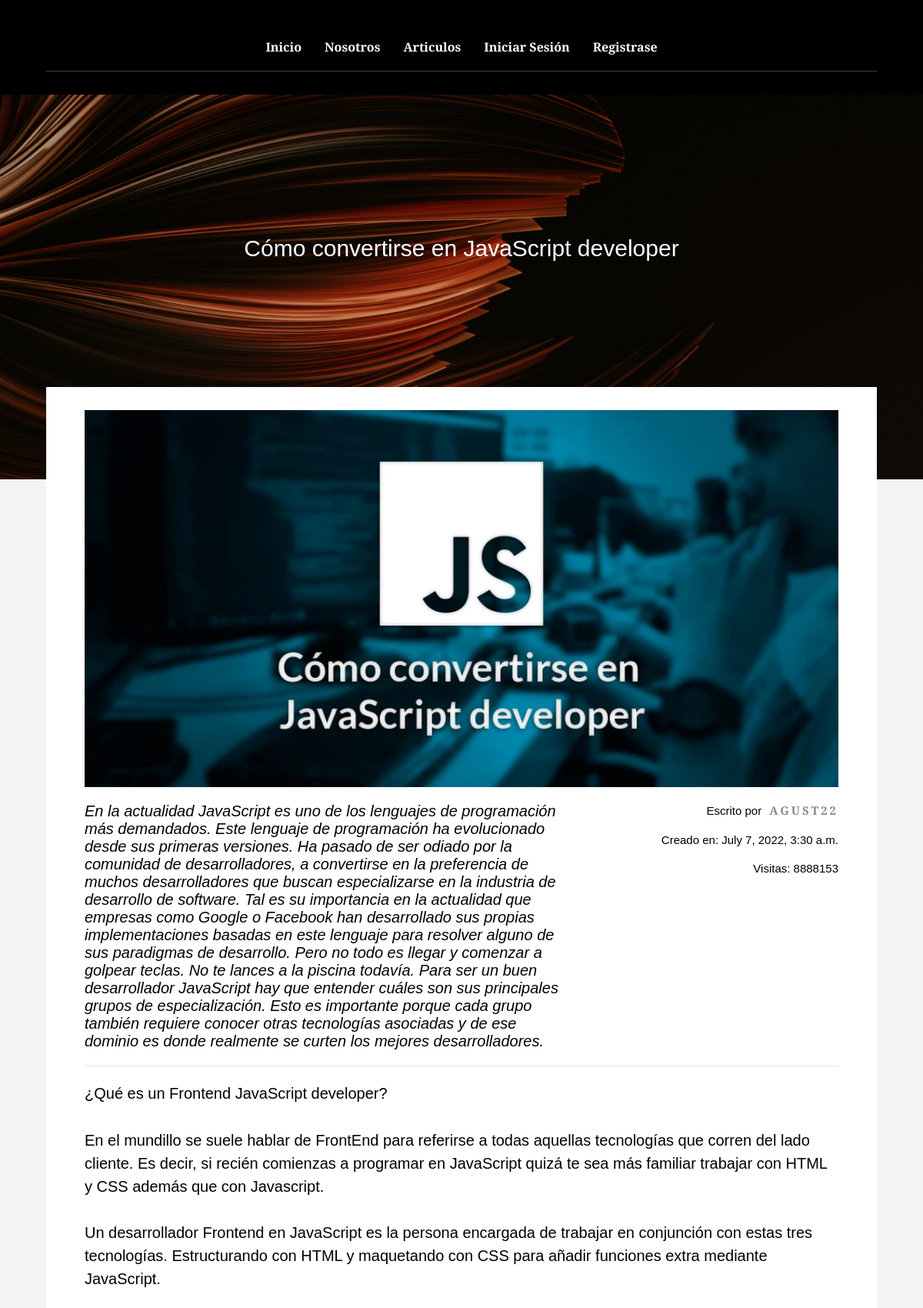
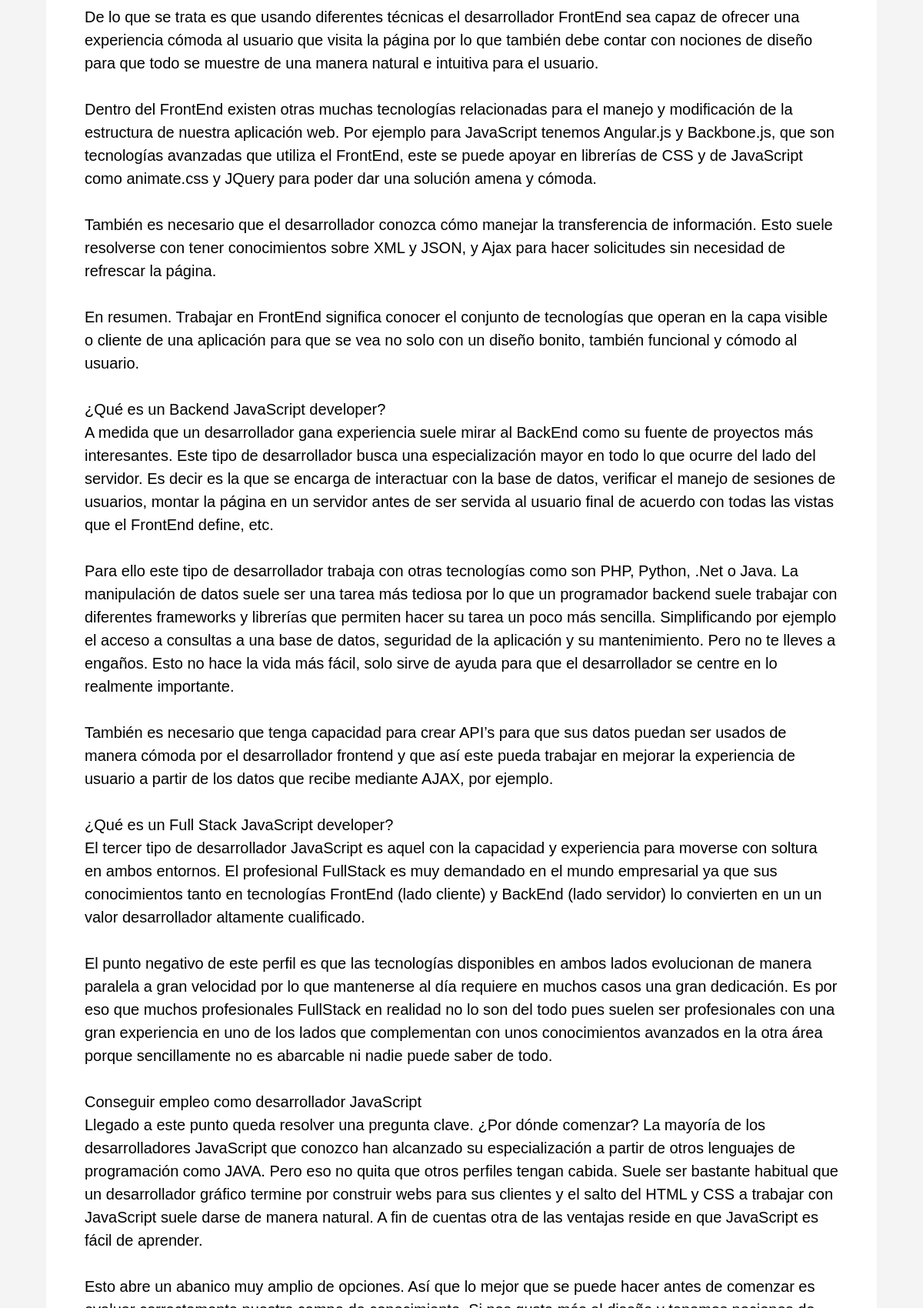
The page /post/22/ (upper part) on the database its author committed (2 pictures, top to bottom).
### Post/models.py (models this page shows)
class Post(models.Model):
    title = models.CharField(max_length=100)
    subtitle = models.CharField(max_length=100)
    summary = models.TextField()
    description = models.TextField()
    image = models.ImageField(upload_to="post", null = True, blank = True)
    created_post = models.DateTimeField(default=timezone.now)
    user = models.ForeignKey(User, on_delete=models.CASCADE)
    visited = models.IntegerField(default=0)

### Post/views.py (the view)
# urls.py: path("post/<int:post_id>/", views.post_view, name="post"),
def post_view(request, post_id):
    post = models.Post.objects.get(pk=post_id)
    if post.user != request.user:
        post.visited += 1
        post.save();
    userActually = request.user == post.user
    print(userActually)
    return render(request, "post.html", {"post": post, "userActually": userActually})

### templates/post.html (shortened to what this page needs)
{% extends "base.html" %}
{% block link %}
    {% load static %}
    <link rel="stylesheet" href="{% static '/css/post.css' %}">
{% endblock %}
{% block portada-title %}
<p class="post--portada">{{post.title}}</p>
{% endblock %}
{% block content %}
    <section class="container post">
        <img src="{% get_media_prefix %}{{post.image}}" alt="{{post.title}}" class="post__img">
        <div class="post__info">
            <p class="info--summary">{{post.summary}}</p>
            <div class="info--user">
                <p>Escrito por<span>{{post.user.username}}</span></p>
                <p class="info--date">Creado en: {{post.created_post}}</p>
                <p class="">Visitas: {{post.visited}}</p>
            </div>
        </div>
        <p class="post__description">{{post.subtitle}}</p>
        <br>
        <p class="post__description">{{post.description}}</p>
    </section>
{% endblock %}

### static/css/base.css (style rules this page uses)
*, *::before, *::after { margin: 0; box-sizing: inherit; }
html { font-size: 62.5%; box-sizing: border-box; }
body { background-color: #f4f4f4 }
h1, h2, h3, h4, a, p, span, li, label, input, input::placeholder, textarea, textarea::placeholder { font-family: 'Alegreya Sans', sans-serif; }
.container { width: min(90%, 125rem); margin: 0 auto; }
.portada__title h1, .portada__title p { color: #fff; }
.portada__title p { font-size: 3rem; }

### static/css/post.css (style rules this page uses)
.post--portada { font-size: 3rem; }
.post { background-color: #fff; transform: translateY(-12rem); height: 20rem; padding: 3rem 5rem; margin-bottom: 7rem; height: auto; }
.post__img { display: block; width: 100%; object-fit: contain; }
.post__info { column-gap: 5rem; padding: 2rem 0; border-bottom: 1px solid rgba(0, 0, 0, 0.1); display: flex; justify-content: space-between; align-items: flex-start; }
.post__info .info--summary { font-size: 2rem; font-style: italic; flex: 1; }
.post__info .info--user { flex: 0.5; font-size: 1.5rem; text-align: end; display: flex; flex-direction: column; row-gap: 2rem; }
.post__info .info--user span { text-transform: uppercase; letter-spacing: 3px; color: #888888; font-weight: 700; margin-left: 1rem; }
.post__description { margin-top: 2rem; white-space: pre-wrap; font-size: 2rem; line-height: 1.5; }

### rows shown on the page
Post: title "Cómo convertirse en JavaScript developer", image (picture), summary "En la actualidad JavaScript es uno de los lenguajes de programación más demandados. Este lenguaje de programación ha evolucionado desde sus primeras versiones. Ha pasado de ser odiado por la comunidad de desarrolladores, a convertirse en la preferencia de muchos desarrolladores que buscan especializarse en la industria de desarrollo de software. Tal es su importancia en la actualidad que empresas como Google o Facebook han desarrollado sus propias implementaciones basadas en este lenguaje para resolver alguno de sus paradigmas de desarrollo. Pero no todo es llegar y comenzar a golpear teclas. No te lances a la piscina todavía. Para ser un buen desarrollador JavaScript hay que entender…", user.username "AGUST22", created_post "July 7, 2022, 3:30 a.m.", visited "8888153", subtitle "¿Qué es un Frontend JavaScript developer?"
